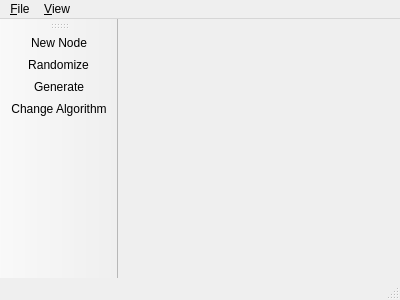
<?xml version="1.0" encoding="UTF-8"?>
<ui version="4.0">
 <class>MainWindow</class>
 <widget class="QMainWindow" name="MainWindow">
  <property name="windowModality">
   <enum>Qt::NonModal</enum>
  </property>
  <property name="geometry">
   <rect>
    <x>0</x>
    <y>0</y>
    <width>400</width>
    <height>300</height>
   </rect>
  </property>
  <property name="windowTitle">
   <string>Visigoth Graph Visualization</string>
  </property>
  <widget class="QWidget" name="centralWidget"/>
  <widget class="QMenuBar" name="menuBar">
   <property name="geometry">
    <rect>
     <x>0</x>
     <y>0</y>
     <width>400</width>
     <height>22</height>
    </rect>
   </property>
   <widget class="QMenu" name="menu_File">
    <property name="title">
     <string>&amp;File</string>
    </property>
    <addaction name="exportToAct"/>
   </widget>
   <widget class="QMenu" name="menuView">
    <property name="title">
     <string>&amp;View</string>
    </property>
    <addaction name="toggleControlAct"/>
   </widget>
   <addaction name="menu_File"/>
   <addaction name="menuView"/>
  </widget>
  <widget class="QStatusBar" name="statusBar"/>
  <widget class="QToolBar" name="quickBar">
   <property name="windowTitle">
    <string>QuickBar</string>
   </property>
   <attribute name="toolBarArea">
    <enum>LeftToolBarArea</enum>
   </attribute>
   <attribute name="toolBarBreak">
    <bool>false</bool>
   </attribute>
   <addaction name="newNodeAct"/>
   <addaction name="randomizeAct"/>
   <addaction name="generateAct"/>
   <addaction name="ChangeAlgorithmAct"/>
  </widget>
  <action name="exportToAct">
   <property name="text">
    <string>Export to ...</string>
   </property>
  </action>
  <action name="toggleControlAct">
   <property name="checkable">
    <bool>true</bool>
   </property>
   <property name="checked">
    <bool>true</bool>
   </property>
   <property name="text">
    <string>Control</string>
   </property>
   <property name="toolTip">
    <string>Toggle the algorithm control panel</string>
   </property>
  </action>
  <action name="newNodeAct">
   <property name="text">
    <string>New Node</string>
   </property>
   <property name="toolTip">
    <string>Add a new node to the graph</string>
   </property>
  </action>
  <action name="randomizeAct">
   <property name="text">
    <string>Randomize</string>
   </property>
   <property name="toolTip">
    <string>Randomize the nodes' positions</string>
   </property>
  </action>
  <action name="generateAct">
   <property name="text">
    <string>Generate</string>
   </property>
   <property name="toolTip">
    <string>Generate a new graph</string>
   </property>
  </action>
  <action name="ChangeAlgorithmAct">
   <property name="text">
    <string>Change Algorithm</string>
   </property>
   <property name="toolTip">
    <string>change the current algorithm with another one</string>
   </property>
  </action>
 </widget>
 <layoutdefault spacing="6" margin="11"/>
 <resources/>
 <connections/>
</ui>
